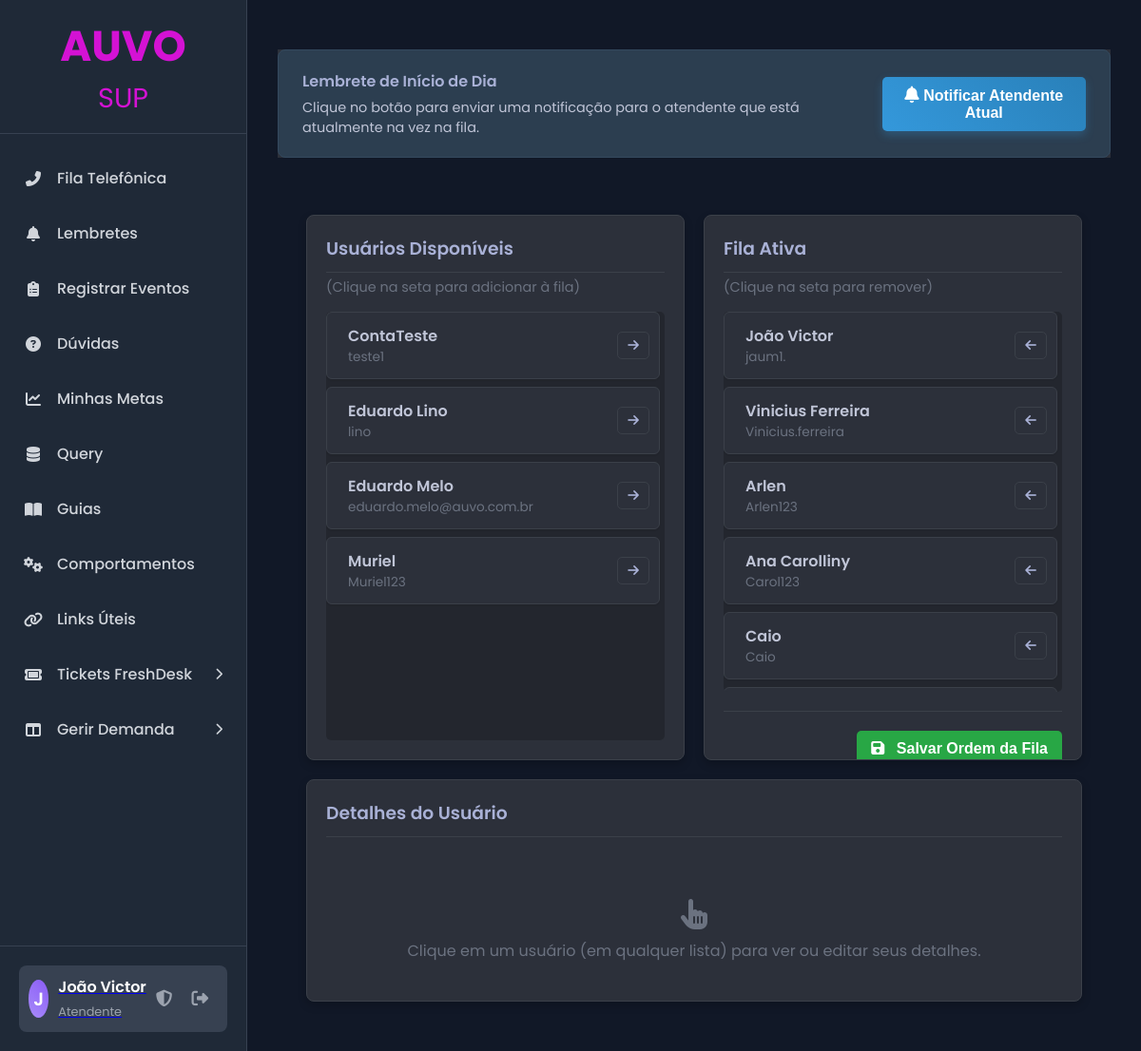
Page /configurar-fila (signed in) on the committed database.
### app.py (models this page shows, shortened)
class User(db.Model, UserMixin):
    id = db.Column(db.Integer, primary_key=True)
    name = db.Column(db.String(150), nullable=False)
    username = db.Column(db.String(80), unique=True, nullable=False)
    email = db.Column(db.String(120), unique=True, nullable=False)
    password_hash = db.Column(db.String(128), nullable=False)
    discord_id = db.Column(db.String(50), nullable=True, unique=True)
    is_admin = db.Column(db.Boolean, nullable=False, default=False)
    manager_id = db.Column(db.Integer, db.ForeignKey('user.id'), nullable=True) # <<< ADICIONADO AQUI
    lunch_start = db.Column(db.Time, nullable=True)
    lunch_end = db.Column(db.Time, nullable=True)
    ramal = db.Column(db.String(10), nullable=True)

class PhoneQueueMember(db.Model):
    id = db.Column(db.Integer, primary_key=True)
    user_id = db.Column(db.Integer, db.ForeignKey('user.id'), nullable=False)
    position = db.Column(db.Integer, nullable=False)
    user = db.relationship('User')

### app.py (the view, shortened to what this page needs)
@app.route('/configurar-fila', methods=['GET', 'POST'])
@login_required
def configurar_fila():
    form = FlaskForm()
    all_users = User.query.order_by(User.name).all()
    queue_members = PhoneQueueMember.query.options(joinedload(PhoneQueueMember.user)).order_by(PhoneQueueMember.position).all()
    queue_user_ids = {member.user_id for member in queue_members}
    return render_template('configurar_fila.html',
                           title="Configurar Fila",
                           all_users=all_users,
                           queue_members=queue_members,
                           queue_user_ids=queue_user_ids,
                           form=form)

### app.py (called while the page is built)
@app.context_processor
def inject_now():
    return {'now': datetime.utcnow()}

@login_manager.user_loader
def load_user(user_id):
    return User.query.get(int(user_id))

### templates/configurar_fila.html (shortened to what this page needs)
{% extends "base.html" %}
{% block content %}
    <div class="notify-section" style="background-color: var(--dark-bg-secondary); border-color: var(--dark-border);">
        <div class="notify-box">
            <div class="notify-info">
                <h4 style="color: var(--dark-text-primary);">Lembrete de Início de Dia</h4>
                <p style="color: var(--dark-text-secondary);">Clique no botão para enviar uma notificação para o atendente que está atualmente na vez na fila.</p>
            </div>
            <form method="POST" action="{{ url_for('notificar_atendente_atual') }}" style="margin: 0;">
                <button type="submit" class="btn btn-notify">
                    <i class="fa-solid fa-bell"></i> Notificar Atendente Atual
                </button>
            </form>
        </div>
    </div>
    <div class="config-container">
        <div class="config-column" id="available-column">
            <h3>Usuários Disponíveis</h3>
            <p class="column-subtitle">(Clique na seta para adicionar à fila)</p>
            <ul class="user-list" id="available-users-list">
                {% for user in all_users %}
                    {% if user.id not in queue_user_ids %}
                    <li class="user-card" data-user-id="{{ user.id }}">
                        <div class="user-card-info">
                            <span class="user-name">{{ user.name }}</span>
                            <small>{{ user.username }}</small>
                        </div>
                        <button type="button" class="queue-move-btn add" title="Adicionar à fila">
                            <i class="fa-solid fa-arrow-right"></i>
                        </button>
                    </li>
                    {% endif %}
                {% endfor %}
            </ul>
        </div>
        <div class="config-column" id="active-queue-column">
            <h3>Fila Ativa</h3>
            <p class="column-subtitle">(Clique na seta para remover)</p>
            <ul class="user-list" id="active-queue-list">
                {% for member in queue_members %}
                <li class="user-card" data-user-id="{{ member.user.id }}">
                    <div class="user-card-info">
                        <span class="user-name">{{ member.user.name }}</span>
                        <small>{{ member.user.username }}</small>
                    </div>
                    <button type="button" class="queue-move-btn remove" title="Remover da fila">
                        <i class="fa-solid fa-arrow-left"></i>
                    </button>
                </li>
                {% endfor %}
            </ul>
            <form method="POST" action="{{ url_for('configurar_fila') }}" id="queue-form">
                <div class="save-button-container">
                    <button type="submit" class="btn-save btn-save-primary">
                        <i class="fa-solid fa-save"></i> Salvar Ordem da Fila
                    </button>
                </div>
            </form>
        </div>
        <div class="config-column" id="details-column">
            <h3>Detalhes do Usuário</h3>
            <form method="POST" action="{{ url_for('configurar_fila') }}" id="details-form">
                {{ form.hidden_tag() }} <div class="details-placeholder" id="details-placeholder">
                    <i class="fa-solid fa-hand-pointer"></i>
                    <p>Clique em um usuário (em qualquer lista) para ver ou editar seus detalhes.</p>
                </div>
            </form>
        </div>
    </div> {% endblock %}

### templates/base.html (shortened to what this page needs)
<!DOCTYPE html>
<html lang="pt-br">
<head>
    <link rel="stylesheet" href="{{ url_for('static', filename='css/style.css') }}">
    <link rel="stylesheet" href="https://cdnjs.cloudflare.com/ajax/libs/font-awesome/6.2.0/css/all.min.css">
    {% block head_extra %}{% endblock %} </head>
<body>
    <div class="main-container">
        <nav class="sidebar">
            <div class="sidebar-header">
                <h1 style="color: #d412d4ff; font-size: 2.8em;">AUVO</h1><span style="color: #d412d4ff; font-size: 1.8em;">SUP</span>
            </div>
            <ul class="menu">
                <li class="menu-item">
                    <a href="{{ url_for('fila_telefonica') }}">
                        <i class="fa-solid fa-phone-alt menu-icon"></i>
                        <span>Fila Telefônica</span>
                    </a>
                </li>
                <li class="menu-item">
                    <a href="{{ url_for('list_reminders') }}">
                        <i class="fa-solid fa-bell menu-icon"></i>
                        <span>Lembretes</span>
                    </a>
                </li>
                <li class="menu-item">
                   <a href="{{ url_for('listar_eventos') }}">
                       <i class="fa-solid fa-clipboard-list menu-icon"></i>
                       <span>Registrar Eventos</span>
                   </a>
               </li>
                <li class="menu-item">
                   <a href="{{ url_for('listar_duvidas') }}">
                       <i class="fa-solid fa-question-circle menu-icon"></i>
                       <span>Dúvidas</span>
                   </a>
               </li>
              <li class="menu-item">
                    <a href="{{ url_for('minhas_metas') }}">
                        <i class="fa-solid fa-chart-line menu-icon"></i>
                        <span>Minhas Metas</span>
                    </a>
                </li>
                <li class="menu-item">
                       <a class="nav-link" href="{{ url_for('list_queries') }}">
                            <i class="fa-solid fa-database menu-icon"></i>
                            <span>Query</span>
                       </a>
                </li>
               <li class="menu-item">
                   <a href="{{ url_for('listar_guias') }}">
                       <i class="fa-solid fa-book-open menu-icon"></i>
                       <span>Guias</span>
                   </a>
               </li>
               <li class="menu-item">
                   <a href="{{ url_for('listar_comportamentos') }}">
                       <i class="fa-solid fa-cogs menu-icon"></i>
                       <span>Comportamentos</span>
                   </a>
               </li>
               <li class="menu-item">
                   <a href="{{ url_for('links_uteis') }}">
                       <i class="fa-solid fa-link menu-icon"></i>
                       <span>Links Úteis</span>
                   </a>
               </li>
                <li class="menu-item has-submenu" id="tickets-menu">
                    <a href="#">
                        <i class="fa-solid fa-ticket menu-icon"></i>
                        <span>Tickets FreshDesk</span>
                    </a>
                </li>
             <li class="menu-item has-submenu" id="demanda-menu">
                    <a href="#">
                        <i class="fa-solid fa-table-columns menu-icon"></i>
                        <span>Gerir Demanda </span>
                    </a>
                </li>
            </ul>
           <div class="sidebar-footer">
                {% if current_user.is_authenticated %}
                <div class="user-profile">
                    <div class="user-avatar">
                         {% if current_user.avatar_filename %}
                            <img src="{{ url_for('static', filename='uploads/avatars/' + current_user.avatar_filename) }}" alt="Avatar">
                        {% else %}
                            {{ current_user.name[0] }}
                        {% endif %}
                    </div>
                    <a href="{{ url_for('profile') }}" class="user-profile-link" title="Editar Perfil">
                        <div class="user-info">
                            <span class="user-name">{{ current_user.name }}</span>
                            <span class="user-role">Atendente</span>
                        </div>
                    </a>
                    {% if current_user.is_admin %}
                    <a href="{{ url_for('admin_dashboard') }}" class="admin-icon" title="Painel Admin">
                        <i class="fa-solid fa-shield-halved"></i>
                    </a>
                    {% endif %}
                    <a href="{{ url_for('logout') }}" class="logout-icon" title="Sair">
                        <i class="fa-solid fa-right-from-bracket"></i>
                    </a>
                </div>
                {% endif %}
            </div>
        </nav>
        <main class="content">
            {% block content %}{% endblock %}
        </main>
    </div>
</body>
</html>

### templates/configurar_fila.html (style rules this page uses)
:root { --dark-bg-primary: #1e2128; --dark-bg-secondary: #2c303a; --dark-border: #3b4049; --dark-text-primary: #a9b1d6; --dark-text-secondary: #c0c5d7; --dark-text-muted: #6b7280; --dark-accent: #6366f1; }
.config-container { display: grid; grid-template-columns: 1fr 1fr 1fr; gap: 20px; align-items: flex-start; }
.config-column { background-color: var(--dark-bg-secondary); border-radius: 8px; padding: 20px; box-shadow: 0 4px 10px rgba(0,0,0,0.2); height: 100%; border: 1px solid var(--dark-border); }
.config-column h3 { margin-top: 0; padding-bottom: 10px; border-bottom: 1px solid var(--dark-border); color: var(--dark-text-primary); font-weight: 600; }
.config-column p.column-subtitle { font-size: 0.9em; color: var(--dark-text-muted); margin-top: -10px; margin-bottom: 15px; }
.user-list { list-style-type: none; padding: 0; margin: 0; min-height: 400px; max-height: 60vh; overflow-y: auto; padding-right: 5px; }
.user-card { display: flex; align-items: center; background-color: var(--dark-bg-secondary); border: 1px solid var(--dark-border); border-radius: 6px; padding: 12px 10px; margin-bottom: 8px; box-shadow: 0 1px 2px rgba(0,0,0,0.1); cursor: pointer; transition: background-color 0.2s, border-color 0.2s; }
.user-card-info { display: flex; flex-direction: column; flex-grow: 1; margin-left: 12px; }
.user-card-info .user-name { font-weight: 600; color: var(--dark-text-secondary); }
.user-card-info small { color: var(--dark-text-muted); font-size: 0.85em; }
.queue-move-btn { background-color: transparent; border: 1px solid var(--dark-border); color: var(--dark-text-primary); padding: 6px 10px; border-radius: 5px; cursor: pointer; transition: all 0.2s; margin-left: 10px; }
.user-card-info { order: 1; }
.queue-move-btn { order: 2; }
.details-placeholder { padding: 20px; text-align: center; color: var(--dark-text-muted); }
.details-placeholder .fa-hand-pointer { font-size: 2em; margin-bottom: 10px; }
.save-button-container { margin-top: 20px; padding-top: 20px; border-top: 1px solid var(--dark-border); text-align: right; }
.btn-save { padding: 10px 15px; font-size: 1em; font-weight: 600; border: none; border-radius: 5px; cursor: pointer; transition: background-color 0.2s, box-shadow 0.2s; }
.btn-save i { margin-right: 8px; }
.btn-save-primary { background-color: #28a745; color: white; }
@media (max-width: 1200px) { .config-container { grid-template-columns: 1fr 1fr; } }
@media (max-width: 1200px) { .config-column:nth-child(3) { grid-column: 1 / span 2; } }

### rows in the picture
User: name "J", name "João Victor"
User: name "ContaTeste", username "teste1"
User: name "Eduardo Lino", username "lino"
User: name "Eduardo Melo", username "eduardo.melo@auvo.com.br"
User: name "Muriel", username "Muriel123"
PhoneQueueMember: user.name "João Victor", user.username "jaum1."
PhoneQueueMember: user.name "Vinicius Ferreira", user.username "Vinicius.ferreira"
PhoneQueueMember: user.name "Arlen", user.username "Arlen123"
PhoneQueueMember: user.name "Ana Carolliny", user.username "Carol123"
PhoneQueueMember: user.name "Caio", user.username "Caio"
